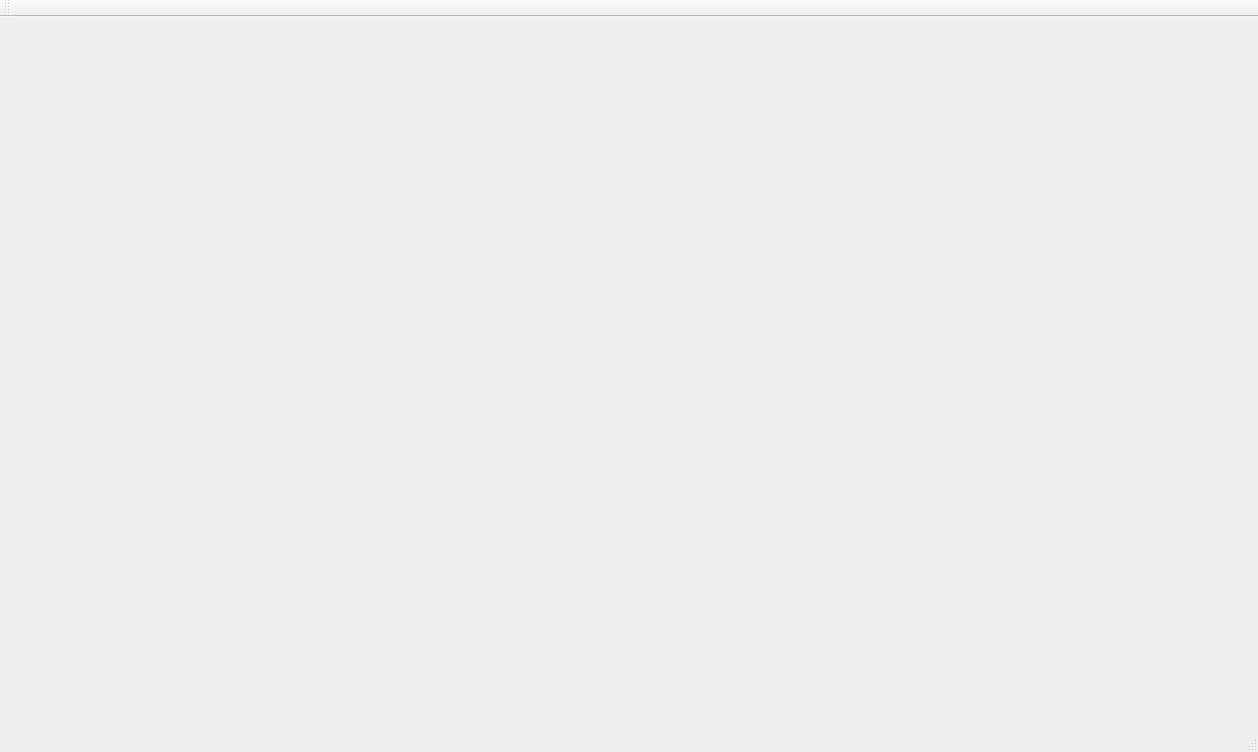
<?xml version="1.0" encoding="UTF-8"?>
<ui version="4.0">
 <class>SummaryToolClass</class>
 <widget class="QMainWindow" name="SummaryToolClass">
  <property name="geometry">
   <rect>
    <x>0</x>
    <y>0</y>
    <width>1258</width>
    <height>752</height>
   </rect>
  </property>
  <property name="windowTitle">
   <string>SummaryTool</string>
  </property>
  <property name="windowIcon">
   <iconset resource="SummaryTool.qrc">
    <normaloff>:/SummaryTool/res/Icon/1270513.ico</normaloff>:/SummaryTool/res/Icon/1270513.ico</iconset>
  </property>
  <widget class="QWidget" name="centralWidget"/>
  <widget class="QMenuBar" name="menuBar">
   <property name="geometry">
    <rect>
     <x>0</x>
     <y>0</y>
     <width>1258</width>
     <height>23</height>
    </rect>
   </property>
  </widget>
  <widget class="QToolBar" name="mainToolBar">
   <attribute name="toolBarArea">
    <enum>TopToolBarArea</enum>
   </attribute>
   <attribute name="toolBarBreak">
    <bool>false</bool>
   </attribute>
  </widget>
  <widget class="QStatusBar" name="statusBar"/>
 </widget>
 <layoutdefault spacing="6" margin="11"/>
 <resources>
  <include location="SummaryTool.qrc"/>
 </resources>
 <connections/>
</ui>
